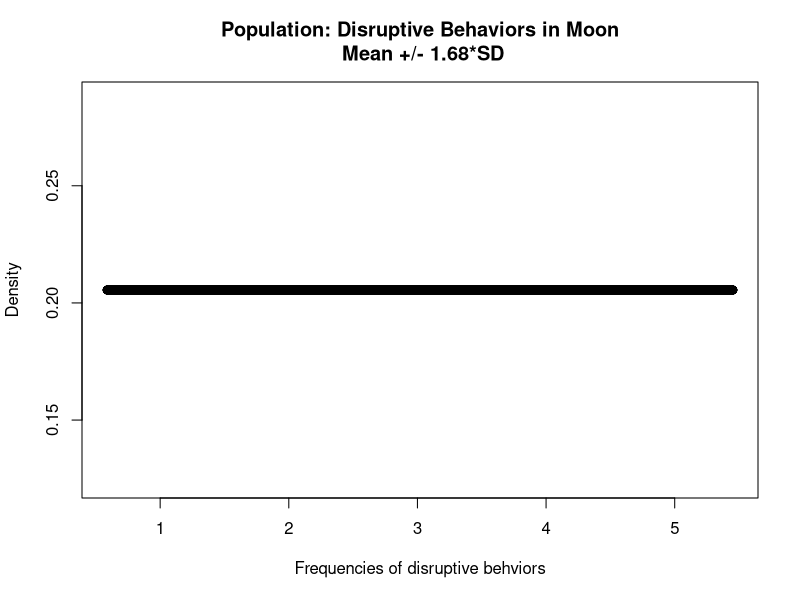
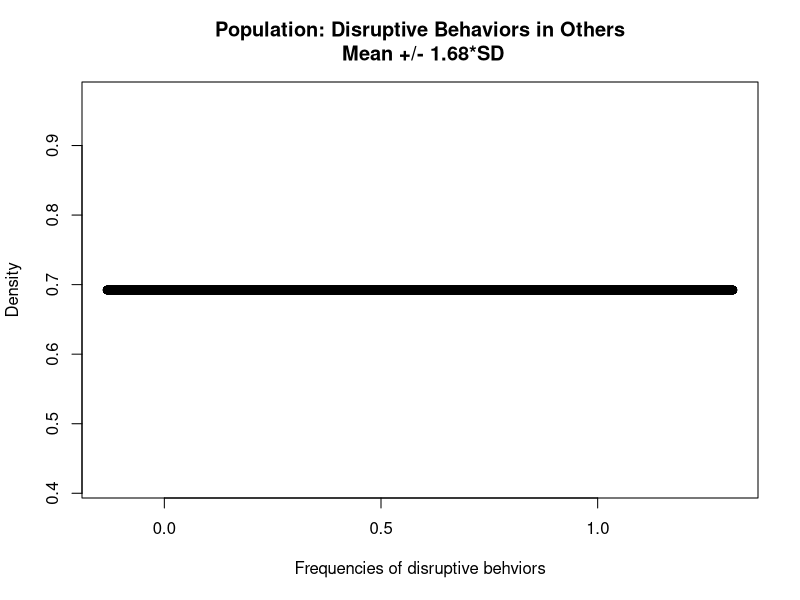
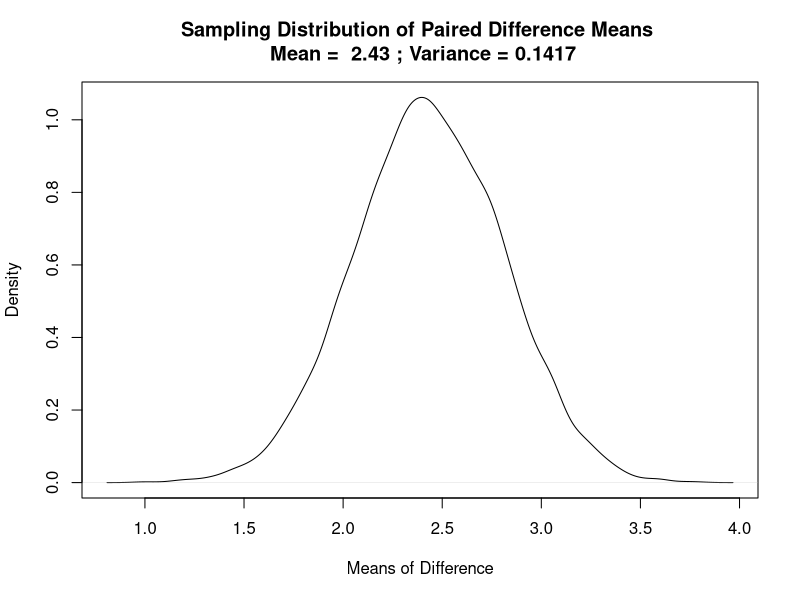
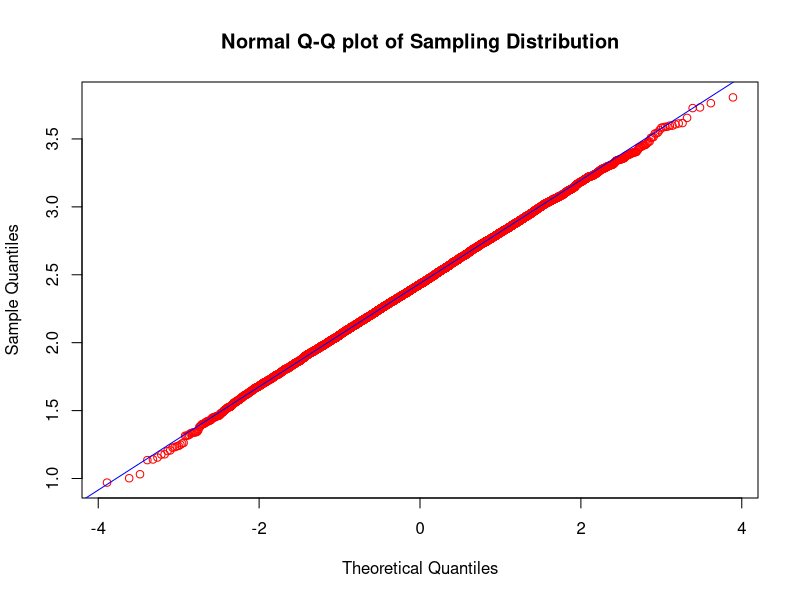
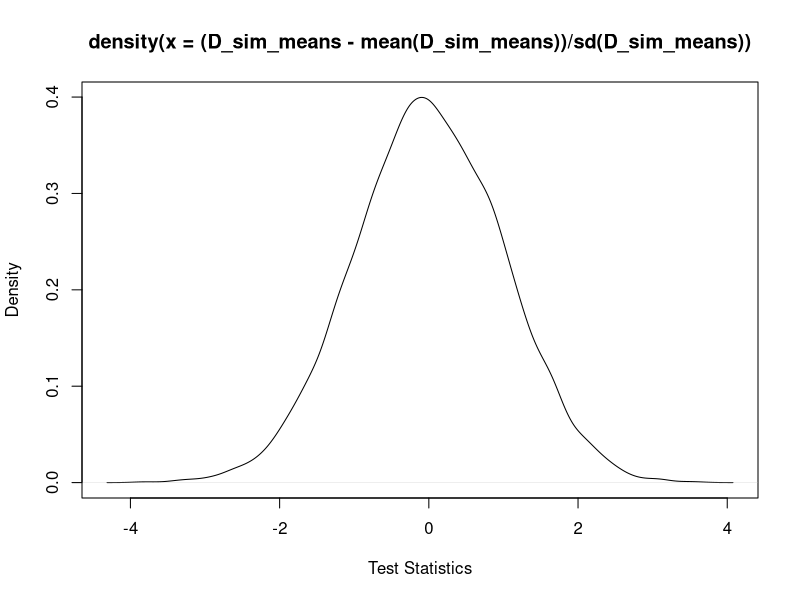
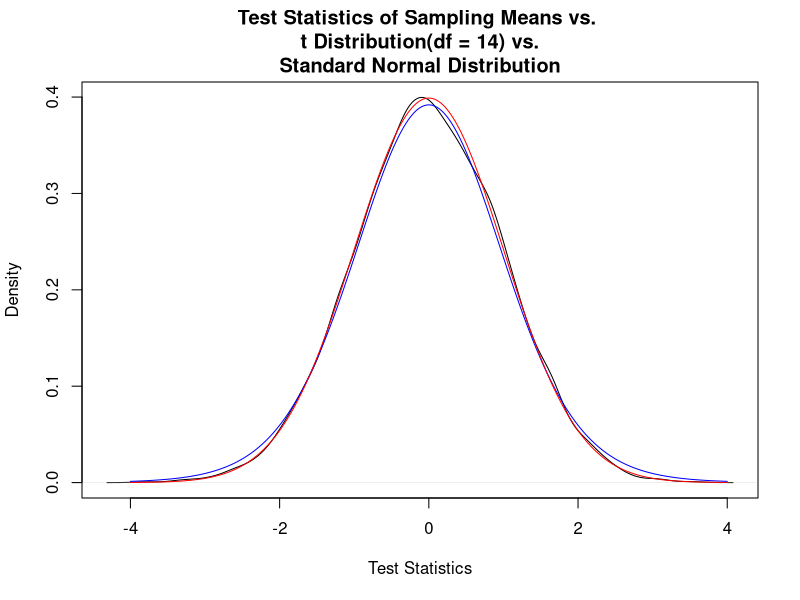

Generate these figures, in order, with R:
## Sampling distribution of paired means
Moon_mean <- 3.02
Moon_sd <- 1.499*sqrt(14)/sqrt(15)
Other_mean <- 0.59
Other_sd <- 0.445*sqrt(14)/sqrt(15)
n <- 15

## Settings of uniform distributions(populations)
Moon_min = Moon_mean - 1.68*Moon_sd
Moon_max = Moon_mean + 1.68*Moon_sd
Other_min = Other_mean - 1.68*Other_sd
Other_max = Other_mean + 1.68*Other_sd
## Draw populations
plot(x = seq(Moon_min,Moon_max,1/10000), y = dunif(seq(Moon_min,Moon_max,1/10000),Moon_min,Moon_max),
     main = "Population: Disruptive Behaviors in Moon\n Mean +/- 1.68*SD",
     xlab = "Frequencies of disruptive behviors",
     ylab = "Density")
plot(x = seq(Other_min,Other_max,1/10000), y = dunif(seq(Other_min,Other_max,1/10000),Other_min,Other_max),
     main = "Population: Disruptive Behaviors in Others\n Mean +/- 1.68*SD",
     xlab = "Frequencies of disruptive behviors",
     ylab = "Density")


## Making of sampling means
i = 10000
D_sim_means <- NULL
while (i > 0) {
  D_sim_means <- c(D_sim_means, 
                   mean(  runif(n,min = Moon_min, 
                                max = Moon_max) ) - 
                     mean( runif(n,min = Other_min, 
                                 max = Other_max) ) 
  )
  i = i - 1
}

## Draw sampling means
Title = paste("Sampling Distribution of Paired Difference Means \n Mean = ",round(mean(D_sim_means),2),"; Variance =", round(mean((D_sim_means)^2) - (mean(D_sim_means))^2, 4)  )
plot(density(D_sim_means), main=Title, xlab = "Means of Difference")

qqnorm(D_sim_means,col="red",main="Normal Q-Q plot of Sampling Distribution")
qqline(D_sim_means, col = "blue")

plot( density( (D_sim_means - mean(D_sim_means))/sd(D_sim_means)), 
      #main="Test Statistics of Sampling Means vs. \nStandard Normal Distribution",
      xlab="Test Statistics")

sim_stat <- density( (D_sim_means - mean(D_sim_means))/sd(D_sim_means))
plot( sim_stat, 
      main="Test Statistics of Sampling Means vs. \nt Distribution(df = 14) vs.\nStandard Normal Distribution",
      xlab="Test Statistics")
lines(x=seq(-4,4,1/length(sim_stat$x) ),y=dt(seq(-4,4,1/length(sim_stat$x)),14),col="blue")
lines(x=seq(-4,4,1/length(sim_stat$x)),y=dnorm(seq(-4,4,1/length(sim_stat$x))),col="red")

round( sum((sim_stat$y - dt(seq(-4,4,1/length(sim_stat$x)), 14) )^2) )
